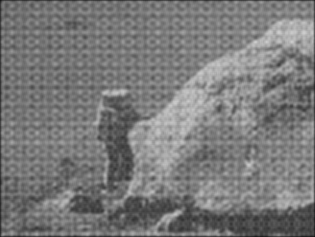
#> input picture noise_generator/demo/astronaut.png, 315 x 237 px, given as the content of the folder /Desktop/UH/COSC/COSC4393/GA/noise_generator/original_image/, which was not available
$ python salt_and_pepper_noise.py
#> lines starting #> are read from the running program, lines starting #| are printed output that depends on the picture; after the words box and inside, x2 and y2 are one past the last pixel; in counts of white or black regions, pixels touching at a corner belong together; pictures that were not available may be replaced by others from this repository, and a replacement may not be noted
import os
import cv2
import random
import shutil

def add_salt_and_pepper_noise(input_directory, output_directory):
    counter = 0
    for f in os.listdir(input_directory):
        image = cv2.imread(input_directory + f, cv2.IMREAD_GRAYSCALE)
#> image is the input picture: shape (237, 315); min 23, max 205, mean 121.9
        image = cv2.resize(image, (500, 500))
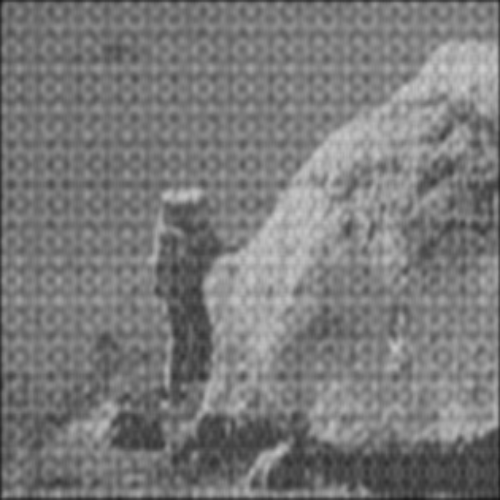
#> image: shape (500, 500); min 23, max 204, mean 121.8
        new_image = image

        for each in range(0, 1000):
            random_x = random.randint(0, 499)
            random_y = random.randint(0, 499)
            new_image[random_x, random_y] = 255
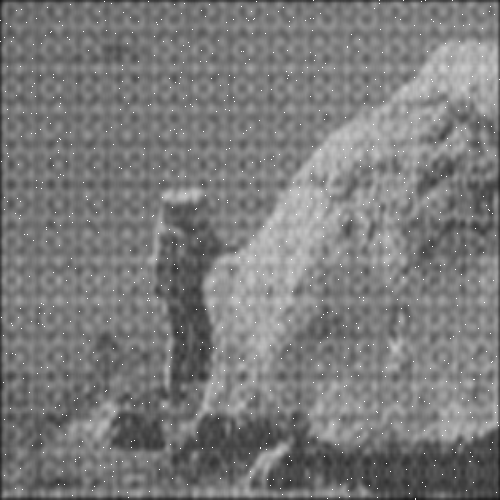
#> new_image: shape (500, 500); 0.4% of pixels changed, all inside (x1, y1, x2, y2) = (0, 0, 500, 500)

        for each in range(0, 1000):
            random_x = random.randint(0, 499)
            random_y = random.randint(0, 499)
            new_image[random_x, random_y] = 0
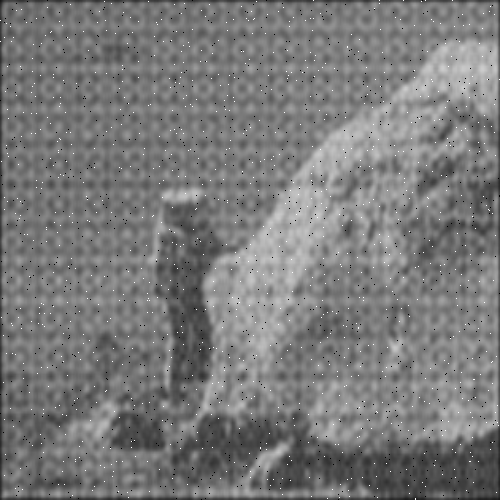
#> new_image: shape (500, 500); 0.4% of pixels changed, all inside (x1, y1, x2, y2) = (0, 0, 500, 500)

        cv2.imwrite("image_" + str(counter) + ".png", new_image)
        counter = counter + 1

    for f in os.listdir("C:\\Users\\marko\\Desktop\\UH\\COSC\\COSC4393\\GA\\noise_generator\\"):
        if (f.endswith(".png")):
            shutil.move(f, output_directory)

add_salt_and_pepper_noise("C:\\Users\\marko\\Desktop\\UH\\COSC\\COSC4393\\GA\\noise_generator\\original_image\\", "C:\\Users\\marko\\Desktop\\UH\\COSC\\COSC4393\\GA\\noise_generator\\salt_and_pepper_noise_image\\")
